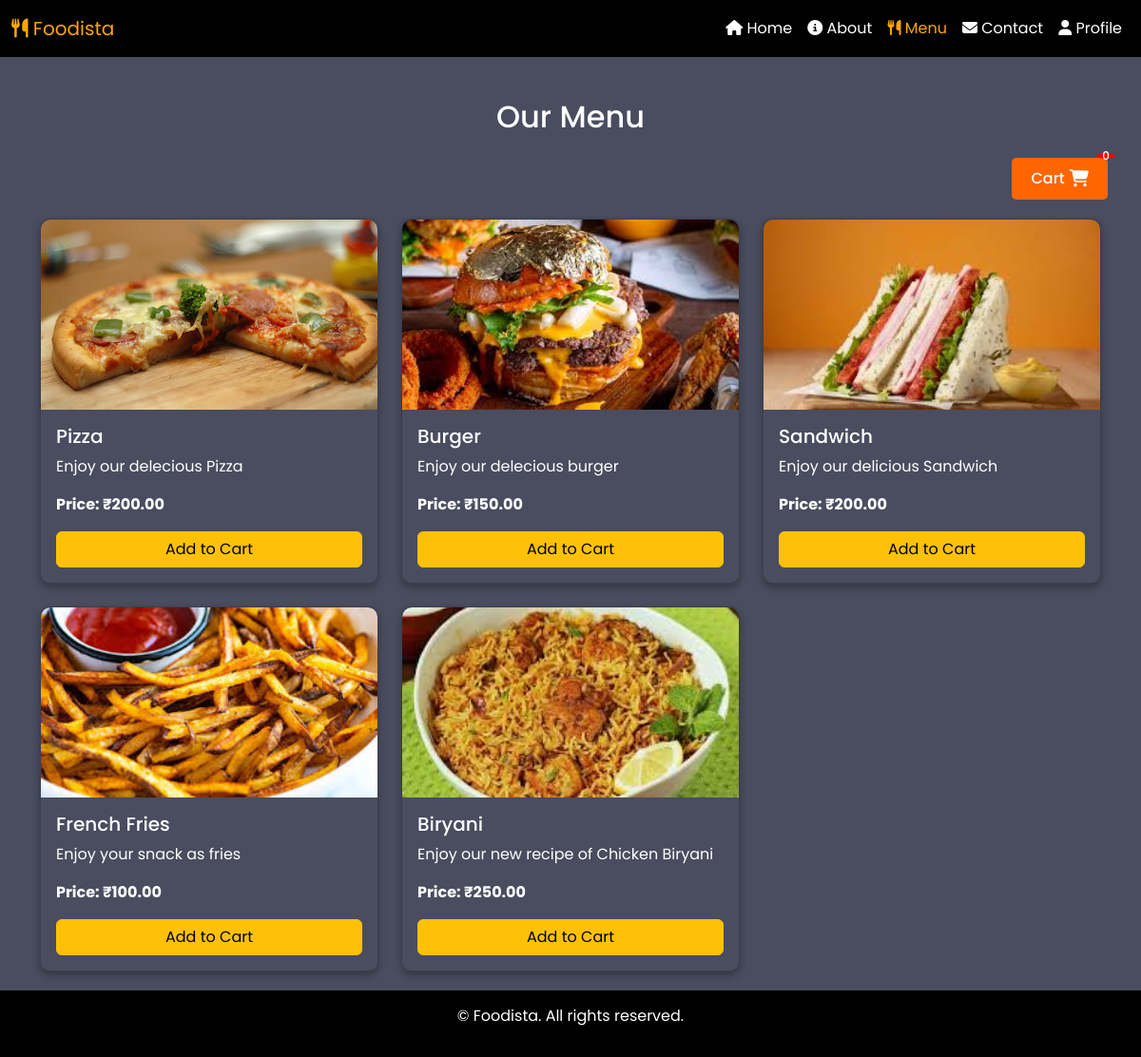
The app's page /menu/ with its own data.
### home/models.py (models this page shows, shortened)
class MenuItem(models.Model):
    name = models.CharField(max_length=100)
    description = models.TextField()
    price = models.DecimalField(max_digits=6, decimal_places=2)
    quantity = models.PositiveIntegerField(default=0)
    image = models.ImageField(upload_to='food_images/')  # Store image filename (e.g., "pizza.jpg")

### home/views.py (the view)
# urls.py: path('menu/',menu_view,name='menu'),
def menu_view(request):
    menu_items = MenuItem.objects.all()
    logged_in_user = LoggedInCustomer.objects.first()  # Adjust this logic if needed
    cart_count = 0
    if logged_in_user:
        cart_count = CartItem.objects.filter(customer=logged_in_user.customer).count()
    return render(request, "home/menu.html", {"menu_items": menu_items, "cart_count": cart_count})

### home/context_processors.py (called while the page is built)
def logged_customer_context(request):
    return {
        "logged_customer": LoggedInCustomer.objects.first()  # Fetch logged-in customer globally
    }

### home/templates/home/menu.html (shortened to what this page needs)
{% extends 'home/base.html' %}
{% load static %}
{% block content %}
<div class="menu-container">
    <h2 class="text-center text-white my-4">Our Menu</h2>
    <div class="cart-btn-container">
    <button id="cartButton" class="btn btn-primary cart-btn">
        Cart <i class="fas fa-shopping-cart"></i>
        <sup id="cart-count">{{ cart_count }}</sup>
    </button>
</div>
    <div class="container">
        <div class="row row-cols-1 row-cols-md-3 g-4">
            {% for menu_item in menu_items %}
            <div class="col">
                <div class="card menu-card">
                    <img src="{{ menu_item.image.url }}" class="card-img-top" alt="{{ menu_item.name }}">
                    <div class="card-body d-flex flex-column">
                        <h5 class="card-title">{{ menu_item.name }}</h5>
                        <p class="card-text">{{ menu_item.description }}</p>
                        <p class="card-text"><strong>Price: ₹{{ menu_item.price }}</strong></p>
                        <button class="btn btn-warning mt-auto add-to-cart" data-menu-id="{{ menu_item.id }}">
                            Add to Cart
                        </button>
                    </div>
                </div>
            </div>
            {% endfor %}
        </div>
    </div>
</div>
{% endblock %}

### home/templates/home/base.html (shortened to what this page needs)
{% load static %}
<html lang="en">
<head>
    <link rel="stylesheet" href="https://cdn.jsdelivr.net/npm/bootstrap@5.3.0/dist/css/bootstrap.min.css">
    <link rel="stylesheet" href="https://cdnjs.cloudflare.com/ajax/libs/font-awesome/6.4.2/css/all.min.css">
</head>
<body>
    <nav class="navbar navbar-expand-lg navbar-dark">
        <div class="container-fluid">
            <a class="navbar-brand" href="{% url 'home' %}"><i class="fas fa-utensils"></i> Foodista</a>
            <div class="collapse navbar-collapse justify-content-end" id="navbarNav">
                <ul class="navbar-nav">
                    <li class="nav-item">
                        <a class="nav-link {% if request.path == '/' %}active{% endif %}" href="{% url 'home' %}">
                            <i class="fas fa-home"></i> Home
                        </a>
                    </li>
                    <li class="nav-item">
                        <a class="nav-link {% if request.path == '/about/' %}active{% endif %}" href="{% url 'about' %}">
                            <i class="fas fa-info-circle"></i> About
                        </a>
                    </li>
                     <li class="nav-item">
                        <a class="nav-link {% if request.path == '/menu/' %}active{% endif %}" href="{% url 'menu' %}">
                            <i class="fas fa-utensils"></i> Menu
                        </a>
                    </li>
                     <li class="nav-item">
                        <a class="nav-link {% if request.path == '/contact/' %}active{% endif %}" href="{% url 'contact' %}">
                            <i class="fas fa-envelope"></i> Contact
                        </a>
                    </li>
                    <li class="nav-item">
                        <a class="nav-link" href="#" onclick="openProfile()">
                            <i class="fas fa-user"></i> Profile
                        </a>
                    </li>
                </ul>
            </div>
        </div>
    </nav>
    <div class="content-wrapper">
        {% block content %}{% endblock %}
    </div>
    <footer class="footer">
        <p>&copy;  Foodista. All rights reserved.</p>
    </footer>
</body>
</html>

### home/templates/home/menu.html (style rules this page uses)
.menu-container { background: #494D5F; padding: 20px; min-height: 100vh; width: 100%; }
.card-img-top { width: 100%; height: 200px; object-fit: cover; border-top-left-radius: 10px; border-top-right-radius: 10px; }
.cart-btn { background-color: #ff6600; border: none; padding: 10px 20px; color: white; border-radius: 5px; font-size: 16px; font-weight: 500; cursor: pointer; display: flex; align-items: center; gap: 5px; position: relative; }
.cart-btn i { font-size: 18px; }
#cart-count { font-size: 12px; background: red; color: white; border-radius: 50%; padding: 3px 6px; position: absolute; top: -5px; right: -8px; }
.cart-btn-container { display: flex; justify-content: flex-end; margin-bottom: 20px; padding-right: 15px; }
.menu-card { background: #494D5F; border-radius: 10px; overflow: hidden; display: flex; flex-direction: column; justify-content: space-between; height: 100%; box-shadow: 0px 4px 8px rgba(0, 0, 0, 0.3); color: white; }
.card-body { display: flex; flex-direction: column; justify-content: space-between; }
.add-to-cart { margin-top: auto; }

### records on screen
MenuItem: image (picture), name "Pizza", description "Enjoy our delecious Pizza", price "200.00"
MenuItem: image (picture), name "Burger", description "Enjoy our delecious burger", price "150.00"
MenuItem: image (picture), name "Sandwich", description "Enjoy our delicious Sandwich", price "200.00"
MenuItem: image (picture), name "French Fries", description "Enjoy your snack as fries", price "100.00"
MenuItem: image (picture), name "Biryani", description "Enjoy our new recipe of Chicken Biryani", price "250.00"

### other values on screen
{{ cart_count }} "0"
